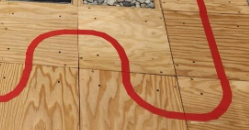
#> input picture red_line_contrast.png, 249 x 130 px
$ python canny_edge.py
#> lines starting #> are read from the running program, lines starting #| are printed output that depends on the picture
import cv2
import numpy as np
import matplotlib.pyplot as plt

# Load the image
image = cv2.imread("./red_line_contrast.png")
#> image is the input picture: shape (130, 249, 3); mean B, G, R 89.7, 135.4, 186.2

# Convert the image to grayscale
gray_image = cv2.cvtColor(image, cv2.COLOR_BGR2GRAY)
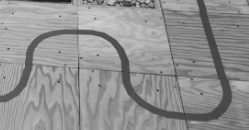
#> gray_image: shape (130, 249); min 27, max 208, mean 145.4

# Apply Gaussian Blur to reduce noise
blurred_image = cv2.GaussianBlur(gray_image, (5, 5), 0)
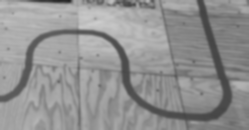
#> blurred_image: shape (130, 249); min 35, max 205, mean 145.4

# Apply Canny edge detection with wide thresholds to observe full gradient intensity
edges = cv2.Canny(blurred_image, 0, 255)
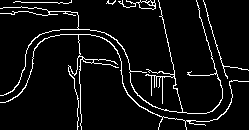
#> edges: shape (130, 249); 6.2% white in thin lines or dots

# Calculate the histogram of gradient intensities
histogram = np.histogram(edges.ravel(), bins=256, range=(0, 256))

# Plot the histogram
plt.figure(figsize=(10, 5))
plt.title("Gradient Intensity Histogram")
plt.xlabel("Gradient Intensity")
plt.ylabel("Frequency")
plt.plot(histogram[1][:-1], histogram[0], color='blue')
plt.grid(True)
plt.show()
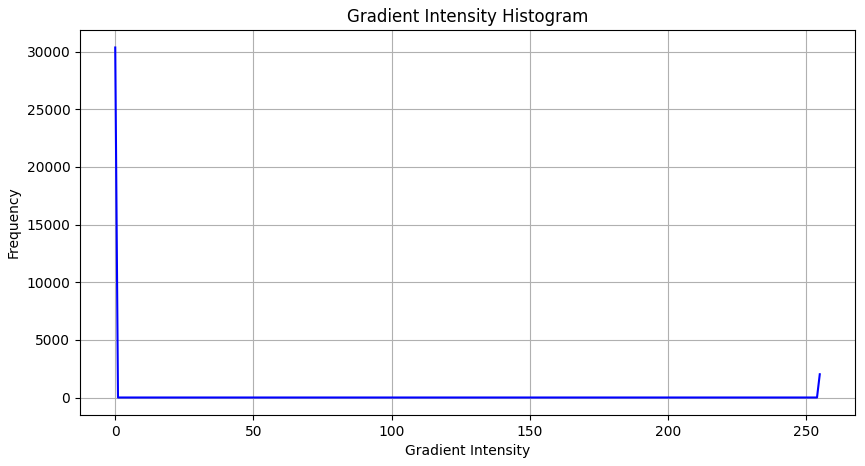
#> figure drawn by matplotlib, 1 panel; curve peaks at x = 0, y = 30354

# Calculate the 10th and 30th percentiles of non-zero gradient intensities
non_zero_edges = edges[edges > 0]
#> non_zero_edges = 2016 values from 255 to 255
lower_threshold = np.percentile(non_zero_edges, 10)
#> lower_threshold = 255
upper_threshold = np.percentile(non_zero_edges, 30)
#> upper_threshold = 255

print(f"Suggested Lower Threshold: {lower_threshold:.2f}")
#| Suggested Lower Threshold: 255.00
print(f"Suggested Upper Threshold: {upper_threshold:.2f}")
#| Suggested Upper Threshold: 255.00
